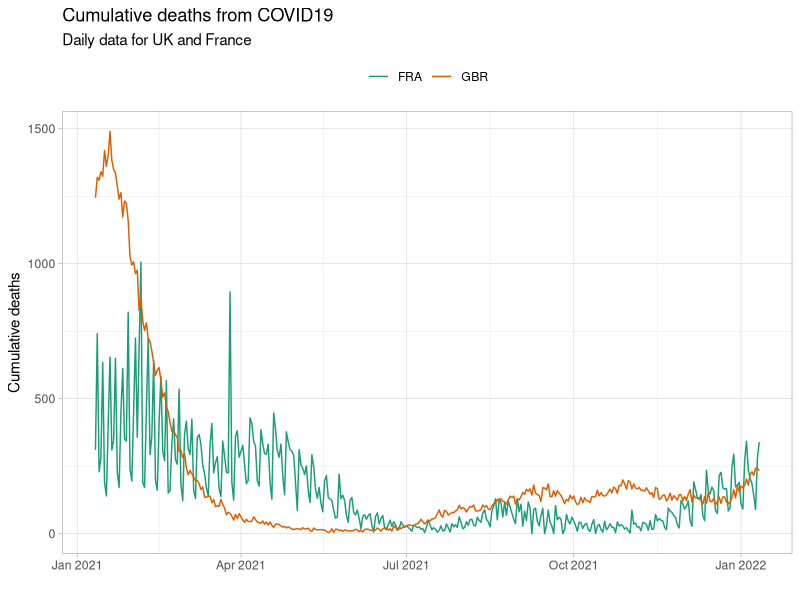

This chart was generated by the following R code:
library(ggplot2)

# Load data
covid <- readr::read_csv("data/covid.csv")

# Line plot
ggplot(data = covid) +
  geom_line(mapping = aes(x = date, y = deaths, colour = iso_alpha_3)) +
  labs(title = "Cumulative deaths from COVID19",
       subtitle = "Daily data for UK and France",
       x = "",
       y = "Cumulative deaths") +
  scale_colour_brewer(palette = "Dark2") +
  theme_light() +
  theme(legend.position = "top",
        legend.title = element_blank())
  